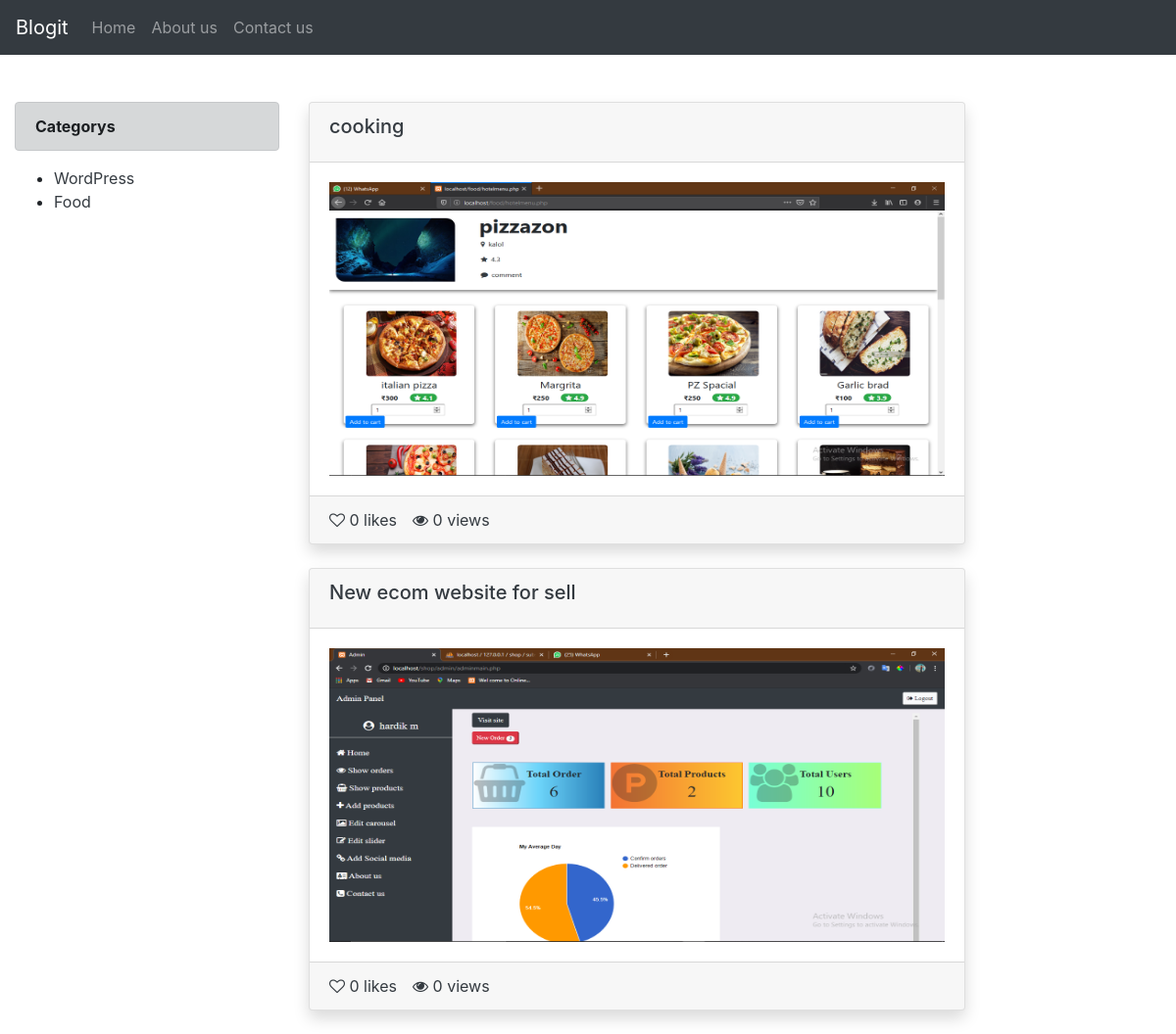
Screenshot of /index/all/ with the database file from the repository.
### main/models.py (models this page shows)
class Blog_data(models.Model):
    categ = (
        ('Finance', 'Finance'),
        ('Sports', 'Sports'),
        ('Business', 'Business'),
        ('WordPress', 'WordPress'),
        ('Food', 'Food'),
        ('Writing', 'Writing'),
        ('Cars', 'Cars'),
        ('Music', 'Music'),
        ('Games', 'Games'),
        ('Movies', 'Movies'),
        ('Books', 'Books'),
        ('Fitness', 'Fitness'),
        ('Mom', 'Mom'),
        ('Travel', 'Travel'),
        ('Current Events', 'Current Events'),
        ('Entertainment', 'Entertainment'),
        ('Fashion', 'Fashion'),
        ('Lifestyle', 'Lifestyle'),
        ('DIY', 'DIY'),
        ('Politics', 'Politics'),
        ('Parenting', 'Parenting'),
        ('Pets', 'Pets'),
    )
    user = models.CharField(max_length=100, default="")
    category = models.CharField(max_length=200, default="", choices=categ)
    title = models.CharField(max_length=1000, default="")
    image = models.ImageField(upload_to='media')
    image2 = models.ImageField(upload_to='media')
    disc = models.CharField(max_length=10000, default="")
    disc2 = models.CharField(max_length=10000, default="")
    views = models.IntegerField(default=0)
    likes = models.IntegerField(default=0)
    pub_date = models.DateTimeField(auto_now_add=True)

### main/views.py (the view)
# urls.py: path('index/<str:cat>/', views.index, name="index"),
def index(request, cat):
    categorylist = Blog_data.objects.values_list('category')
    catlist = []
    for dt in categorylist:
        for dm in dt:
            if dm not in catlist:
                catlist.append(dm)
    cate = list(itertools.chain(*categorylist))
    if cat == "all":
        df = Blog_data.objects.all().order_by('-pub_date')
    else:
        df = Blog_data.objects.filter(category=cat).order_by('-pub_date')
    return render(request, "index.html", {"data": df, "cate": catlist})

### main/templates/index.html (shortened to what this page needs)
{% extends "comman.html" %}
{% block body%}
<div class="container-fluid mt-5">
    <div class="row">
        <div class="col-12 col-lg-3 col-md-3">
            <div class="alert alert-dark "><strong>Categorys</strong></div>
            <ul>
            {% for cat in cate%}
               <li><a href="{% url 'index' cat%}" class="text-dark">{{cat}}</a></li>
            {% endfor%}
            </ul>
        </div>
        <div class="col-12 col-lg-7 col-md-7">
            {% for data in data%}
            <a href="{% url 'detail_page' data.id%}" class="text-dark">
              <div class="card shadow">
                  <div class="card-header">
                    <h5 class="card-title"> {{data.title}}</h5>
                  </div>
                  <div class="card-body">
                    <img src="../../media/{{data.image}}" class="img-fluid" style="height: 300px; width: 100%;">
                  </div>
                  <div class="card-footer d-inline-flex">
                      <div class="mr-3"><i class="fa fa-heart-o" aria-hidden="true"></i>&nbsp;{{data.likes}} likes</div>
                      <div><i class="fa fa-eye" aria-hidden="true"></i>&nbsp;{{data.views}} views</div>
                  </div>
              </div>
              </a>
              <br>
            {% endfor%}
        </div>
    </div>
</div>
{% endblock body%}

### main/templates/comman.html (shortened to what this page needs)
{% load static%}
<!DOCTYPE html>
<html lang="en">
  <head>
    <link
      rel="stylesheet"
      href="https://maxcdn.bootstrapcdn.com/bootstrap/4.5.2/css/bootstrap.min.css"
    />
    <link rel="stylesheet" href="https://stackpath.bootstrapcdn.com/font-awesome/4.7.0/css/font-awesome.min.css">
  </head>
  <body>
    <nav class="navbar navbar-expand-md bg-dark navbar-dark">
      <a class="navbar-brand" href="#">Blogit</a>
      <div class="collapse navbar-collapse" id="collapsibleNavbar">
        <ul class="navbar-nav">
          <li class="nav-item">
            <a class="nav-link" href="{% url 'go_main' %}">Home</a>
          </li>
          <li class="nav-item">
            <a class="nav-link" href="#">About us</a>
          </li>
          <li class="nav-item">
            <a class="nav-link" href="#">Contact us</a>
          </li>
        </ul>
      </div>
    </nav>
    {% block body%} {% endblock body%}
  </body>
</html>

### rows the page displays
Blog_data: title "cooking", image (picture), likes "0", views "0"
Blog_data: title "New ecom website for sell", image (picture), likes "0", views "0"

### other values shown
{{ cat }} "WordPress" "Food"
